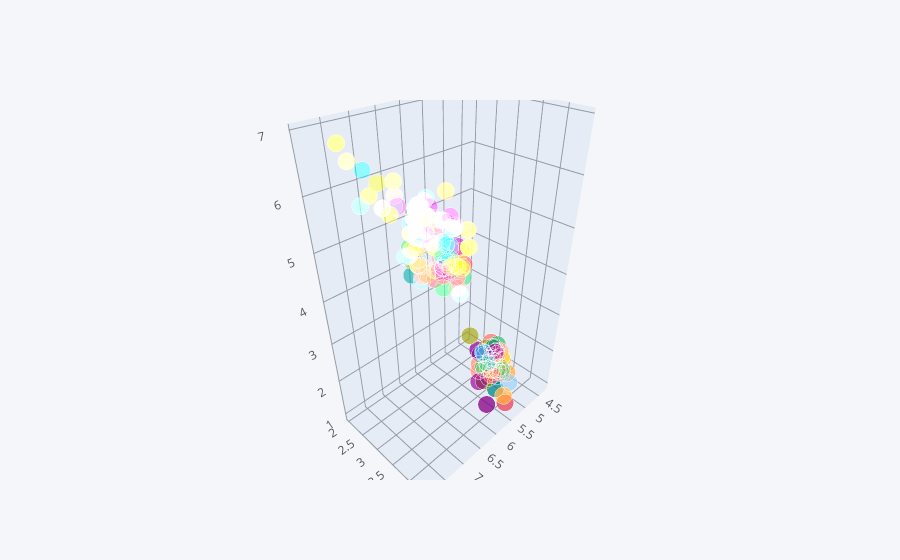

The code cell stored with this chart in its notebook:
### Code cell
df.iplot(kind = 'scatter3d', x = 'sepal_length',y = 'sepal_width' , z = 'petal_length')

### Figure 1 — Plotly figure (JSON) as saved in the notebook; plotly's stock layout.template omitted (floating-point values rounded to 4 significant figures; data arrays with more than 128 entries replaced by an {"elided": "..."} marker saying what was removed)
{"data": [{"marker": {"color": {"elided": "150 str values"}, "opacity": 0.8, "size": {"elided": "150 int values"}, "symbol": "circle"}, "mode": "markers", "text": {"elided": "150 str values"}, "type": "scatter3d", "x": {"elided": "150 float values"}, "y": {"elided": "150 float values"}, "z": {"elided": "150 float values"}}], "layout": {"legend": {"bgcolor": "#F5F6F9", "font": {"color": "#4D5663"}}, "paper_bgcolor": "#F5F6F9", "plot_bgcolor": "#F5F6F9", "scene": {"xaxis": {"gridcolor": "#9499A3", "showgrid": true, "tickfont": {"color": "#4D5663"}, "title": {"font": {"color": "#4D5663"}, "text": ""}, "zerolinecolor": "#9499A3"}, "yaxis": {"gridcolor": "#9499A3", "showgrid": true, "tickfont": {"color": "#4D5663"}, "title": {"font": {"color": "#4D5663"}, "text": ""}, "zerolinecolor": "#9499A3"}, "zaxis": {"gridcolor": "#9499A3", "showgrid": true, "tickfont": {"color": "#4D5663"}, "title": {"font": {"color": "#4D5663"}, "text": ""}, "zerolinecolor": "#9499A3"}}, "title": {"font": {"color": "#4D5663"}}}}
